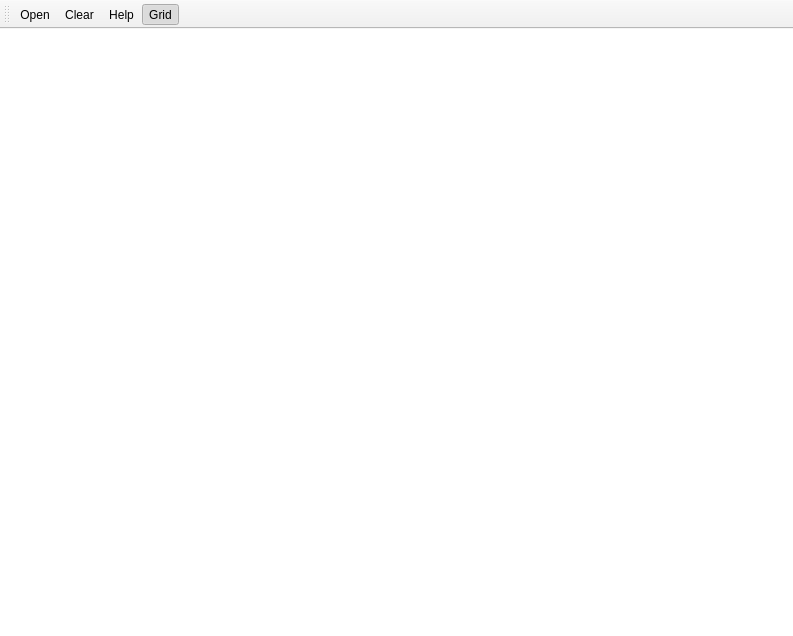
<?xml version="1.0" encoding="UTF-8"?>
<ui version="4.0">
 <class>MainWindow</class>
 <widget class="QMainWindow" name="MainWindow">
  <property name="geometry">
   <rect>
    <x>0</x>
    <y>0</y>
    <width>793</width>
    <height>636</height>
   </rect>
  </property>
  <property name="windowTitle">
   <string>ClickMaster2000</string>
  </property>
  <property name="animated">
   <bool>false</bool>
  </property>
  <widget class="QWidget" name="centralwidget">
   <layout class="QVBoxLayout">
    <property name="spacing">
     <number>0</number>
    </property>
    <property name="margin">
     <number>0</number>
    </property>
    <item>
     <widget class="QGraphicsView" name="view">
      <property name="cursor" stdset="0">
       <cursorShape>CrossCursor</cursorShape>
      </property>
      <property name="frameShape">
       <enum>QFrame::NoFrame</enum>
      </property>
      <property name="verticalScrollBarPolicy">
       <enum>Qt::ScrollBarAsNeeded</enum>
      </property>
      <property name="horizontalScrollBarPolicy">
       <enum>Qt::ScrollBarAsNeeded</enum>
      </property>
      <property name="interactive">
       <bool>true</bool>
      </property>
      <property name="renderHints">
       <set>QPainter::Antialiasing|QPainter::SmoothPixmapTransform|QPainter::TextAntialiasing</set>
      </property>
      <property name="dragMode">
       <enum>QGraphicsView::NoDrag</enum>
      </property>
      <property name="cacheMode">
       <set>QGraphicsView::CacheNone</set>
      </property>
     </widget>
    </item>
   </layout>
  </widget>
  <widget class="QToolBar" name="toolBar">
   <property name="windowTitle">
    <string>toolBar</string>
   </property>
   <attribute name="toolBarArea">
    <enum>TopToolBarArea</enum>
   </attribute>
   <attribute name="toolBarBreak">
    <bool>false</bool>
   </attribute>
   <addaction name="actionOpen"/>
   <addaction name="actionClear"/>
   <addaction name="actionHelp"/>
   <addaction name="actionGrid"/>
  </widget>
  <action name="actionOpen">
   <property name="text">
    <string>Open</string>
   </property>
   <property name="toolTip">
    <string>Open (O, Ctrl+O)</string>
   </property>
   <property name="shortcut">
    <string>Ctrl+O</string>
   </property>
  </action>
  <action name="actionClear">
   <property name="text">
    <string>Clear</string>
   </property>
  </action>
  <action name="actionHelp">
   <property name="text">
    <string>Help</string>
   </property>
   <property name="toolTip">
    <string>Help (?)</string>
   </property>
  </action>
  <action name="actionGrid">
   <property name="checkable">
    <bool>true</bool>
   </property>
   <property name="checked">
    <bool>true</bool>
   </property>
   <property name="text">
    <string>Grid</string>
   </property>
   <property name="toolTip">
    <string>Grid (G, Ctrl+G)</string>
   </property>
   <property name="shortcut">
    <string>Ctrl+G</string>
   </property>
  </action>
 </widget>
 <resources/>
 <connections/>
</ui>
